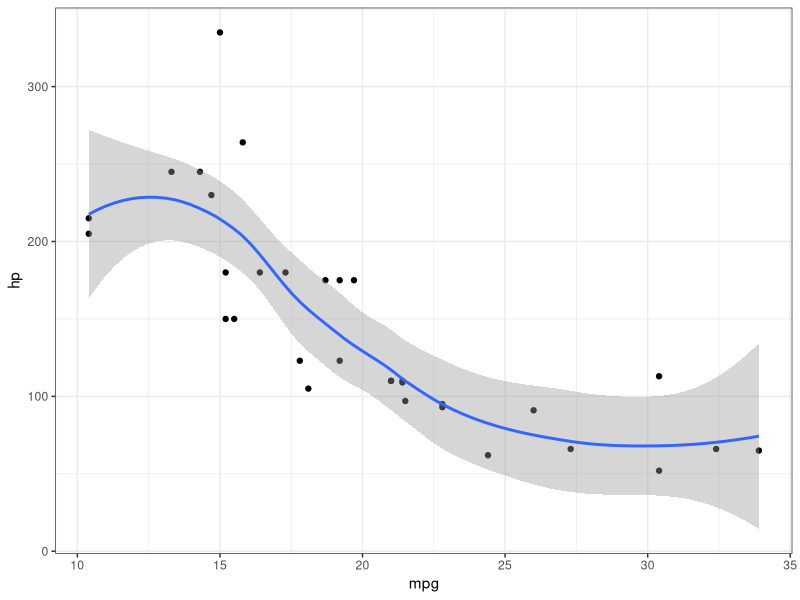

This figure's R source:
## ---- chunk 1
library(tidyverse)
ggplot(mtcars, aes(mpg, hp))+
  geom_point()+
  geom_smooth()+
  theme_bw()
